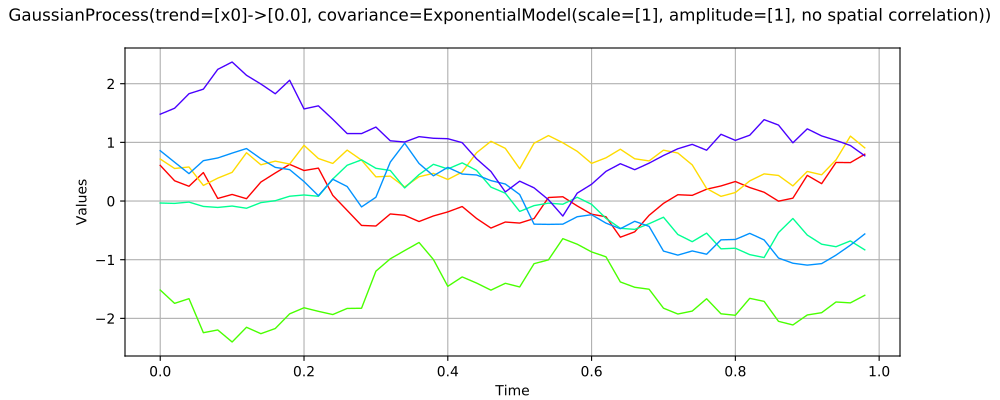

The Python source for this figure:
import openturns as ot
from matplotlib import pyplot as plt
from openturns.viewer import View
if ot.GaussianProcess().__class__.__name__ == 'Process':
    # default to Gaussian for the interface class
    process = ot.GaussianProcess()
else:
    process = ot.GaussianProcess()
process.setTimeGrid(ot.RegularGrid(0.0, 0.02, 50))
process.setDescription(['$x$'])
sample = process.getSample(6)
sample_graph = sample.drawMarginal(0)
sample_graph.setTitle(str(process))

fig = plt.figure(figsize=(10, 4))
sample_axis = fig.add_subplot(111)
View(sample_graph, figure=fig, axes=[sample_axis], add_legend=False)
